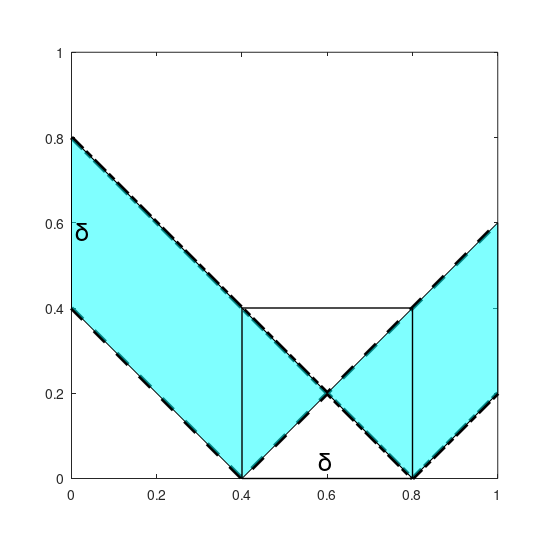

Recreate this plot in MATLAB.
disp('Running MATLAB script file OODAfig7p8.m') ;
%
%    Makes Figure 7.8 of the OODA book,
%    Illustrates Driver of Horseshoe Effect
%
%    Copied from OODAbookChpEFigIHorseshoe.m
%    in:        OODAbook\ChapterE
%


figure(1) ;
clf ;

plot([0; 0.4; 1],[0.4; 0; 0.6],'k--','LineWidth',3) ;
hold on ;
  plot([0; 0.8; 1],[0.8; 0; 0.2],'k-.','LineWidth',3) ;
  patch([0; 0.4; 0.6; 0; 0],[0.4; 0; 0.2; 0.8; 0.4],'c','FaceAlpha',0.5) ;
  ph = patch([0.8; 1; 1; 0.6; 0.8],[0; 0.2; 0.6; 0.2; 0],'c','FaceAlpha',0.5) ;
  plot([0.4; 0.8; 0.8; 0.4; 0.4],[0; 0; 0.4; 0.4; 0],'k-','LineWidth',1) ;
  text(0.58,0.04,'\delta','Fontsize',18) ;
  text(0.01,0.58,'\delta','Fontsize',18) ;
hold off ;

axis([0 1 0 1]) ;
axis square ;


%  Create png file
%
  orient portrait ;
  set(gcf,'PaperSize',[6.0, 6.0]) ; 
  set(gcf,'PaperPosition',[0.25, 0.25, 5.5, 5.5]) ; 
print('-dpng','OODAfig7p8.png') ;



